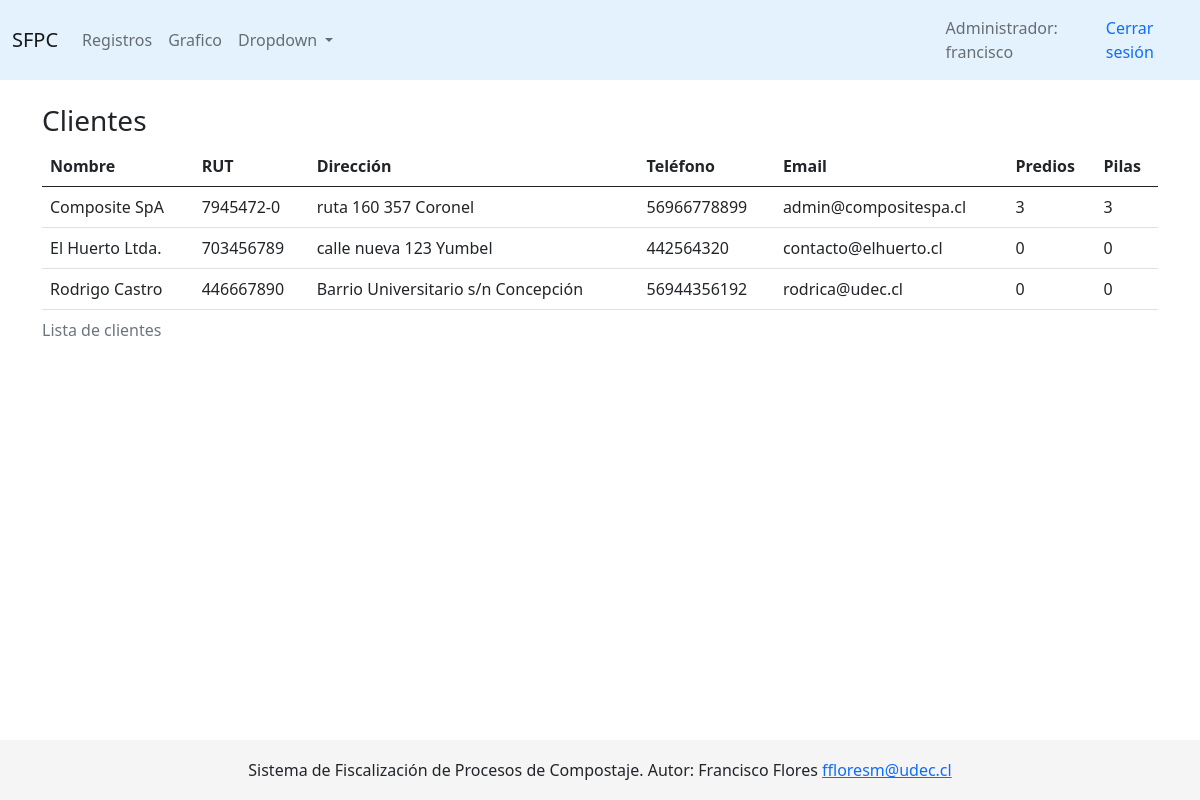
Screenshot of /appremoto/ (signed in) with the database file from the repository.
### app/models.py (models this page shows, shortened)
class Cliente(models.Model):
    nombre = models.CharField(max_length=200, default="")
    rut = models.CharField(max_length=9)
    direccion = models.CharField(max_length=200, default="")
    email = models.EmailField(unique=True)
    telefono = models.CharField(max_length=15, default="")
    fecha_creacion = models.DateTimeField("fecha de creación", auto_now_add=True)
    class Meta:
        ordering = ('nombre', )

class Predio(models.Model):
    nombre = models.CharField(max_length=100)
    cliente = models.ForeignKey('Cliente', on_delete=models.DO_NOTHING, null=True)

class Pila(models.Model):
    estado_choices = [
        ('mesófila', 'Fase I: mesófila'),
        ('termófila', 'Fase II: termófila'),
        ('enfriamiento', 'Fase III: enfriamiento'),
        ('maduración', 'Fase IV: maduración'),
    ]
    nombreID = models.CharField(max_length=10, default=None)
    fecha_creacion = models.DateTimeField("fecha de creación", auto_now_add=True)
    estado = models.CharField(max_length=50, choices=estado_choices)
    cliente = models.ForeignKey('Cliente', on_delete=models.DO_NOTHING, null=True)
    posicion = models.CharField(max_length=20, null=True) #solo para prubas
    foto = models.ImageField(upload_to='Fotos', null=True, blank=True) #folder Fotos
    predio = models.ForeignKey('Predio', on_delete=models.SET_NULL, null=True)
    class Meta:
        ordering = ('cliente', )

### appremoto/views.py (the view)
# urls.py: path('', clienteIndex, name='clienteIndex'),
@login_required
@user_passes_test(es_fiscal)
def clienteIndex(request):
    clientes = Cliente.objects.all()
    context = {
        'clientes': clientes,
    }
    return render(request, 'appremoto/fiscal_index.html', context)

### appremoto/templatetags/filter_group.py (called while the page is built)
@register.filter(name='has_group')
def has_group(user, group_name):
    return user.groups.filter(name=group_name).exists()

### appremoto/views.py (called while the page is built)
def es_fiscal(user):
    return user.groups.filter(name='Fiscalizador').exists()

### appremoto/templates/appremoto/fiscal_index.html (shortened to what this page needs)
{% extends 'base_generic.html' %}
{% block page_content %}
    <br>
    <h3>Clientes</h3>
    <table class="table table-hover">
     <caption>Lista de clientes</caption>
        <thead>
        <tr>
            <th scope="col">Nombre</th>
            <th scope="col">RUT</th>
            <th scope="col">Dirección</th>
            <th scope="col">Teléfono</th>
            <th scope="col">Email</th>
            <th scope="col">Predios</th>
            <th scope="col">Pilas</th>
        </tr>
        </thead>
        <tbody>
            {% for cliente in clientes %}
            <tr onclick="window.location='{% url 'appremoto:predios' cliente.id %}';">
                <td>{{ cliente.nombre }}</td>
                <td>{{ cliente.rut }}</td>
                <td>{{ cliente.direccion }}</td>
                <td>{{ cliente.telefono }}</td>
                <td>{{ cliente.email }}</td>
                <td>{{ cliente.predio_set.all|length }}</td>
                <td>{{ cliente.pila_set.all|length }}</td>
            </tr>
        {% endfor %}
        </tbody>
  </table>
{% endblock page_content %}

### templates/base_generic.html (shortened to what this page needs)
<!DOCTYPE html>
<html lang="es">
  <head>
    {% load static %}
    {% load filter_group %}
    <link rel="stylesheet" href="{% static '/css/bootstrap.min.css' %}" >
    <link rel="stylesheet" href="{% static '/css/styles.css' %}" >
  </head>
  <body>
    {% block navbar %}
      <nav class="navbar navbar-expand-lg navbar-light" style="background-color: #e3f2fd;">
        <div class="container">
          <a class="navbar-brand" href="{% url 'appremoto:clienteIndex' %}">SFPC</a>
          {% if user.is_authenticated %}
          <div class="collapse navbar-collapse" id="navbarNavAltMarkup">
            <ul class="navbar-nav mr-auto">
              <li class="nav-item">
                <a class="nav-link" href="/app/registros">Registros</a>
              </li>
              <li class="nav-item">
                <a class="nav-link" href="{% url 'app:all-charts' %}">Grafico</a>
              </li>
              <li class="nav-item dropdown">
                <a class="nav-link dropdown-toggle" href="#" id="navbarDropdown" role="button" data-bs-toggle="dropdown"  aria-expanded="false">
                  Dropdown
                </a>
              </li>
            </ul>
          </div>
          {%endif%}
        </div>
        {% if user.is_authenticated%}
          {% if user|has_group:'Administrador' %}
            <span class="navbar-text">Administrador: {{ user.get_username }}</span>
          {% elif user|has_group:'Cliente'%}
            <span class="navbar-text">Cliente: {{ user.get_username }}</span>
          {% elif user|has_group:'Fiscalizador'%}
            <span class="navbar-text">Fiscalizador: {{ user.get_username }}</span>
          {% endif %}
          <a class="nav-link" href="{% url 'logout'%}">Cerrar sesión</a>
        {% else %}
          <a class="nav-link" href="{% url 'login'%}">Iniciar sesión</a>
        {% endif %}
      </nav>
    {% endblock %}
    {% block content %}
      <div class="container">
        {% block page_content %}
        {% endblock %}
      </div>
    {% endblock %}
    <br>
    <footer class="footer">
        <p class="text-center">
            Sistema de Fiscalización de Procesos de Compostaje. Autor: Francisco Flores
            <a href="mailto:ffloresm@udec.cl">ffloresm@udec.cl</a>
        </p>
        </footer>
  </body>
</html>

### static/css/styles.css (style rules this page uses)
.footer { position: fixed; bottom: 0; width: 100%; height: 60px; line-height: 60px; background-color: #f5f5f5; }
td { cursor: pointer; }

### rows the page displays
Cliente: nombre "Composite SpA", rut "7945472-0", direccion "ruta 160 357 Coronel", telefono "56966778899", email "admin@compositespa.cl", predio_set.all|length "3", pila_set.all|length "3"
Cliente: nombre "El Huerto Ltda.", rut "703456789", direccion "calle nueva 123 Yumbel", telefono "442564320", email "contacto@elhuerto.cl", predio_set.all|length "0", pila_set.all|length "0"
Cliente: nombre "Rodrigo Castro", rut "446667890", direccion "Barrio Universitario s/n Concepción", telefono "56944356192", email "rodrica@udec.cl", predio_set.all|length "0", pila_set.all|length "0"

### other values shown
{{ user.get_username }} "francisco"
